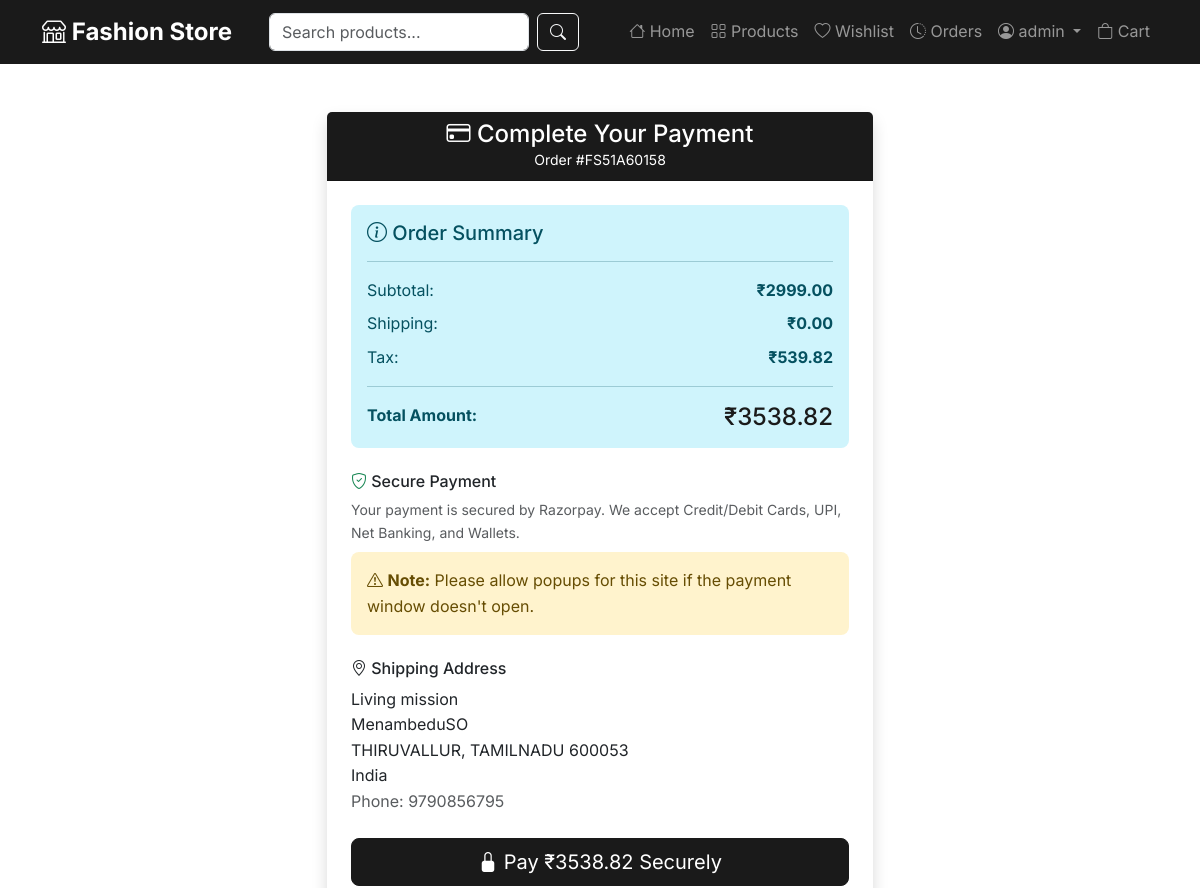
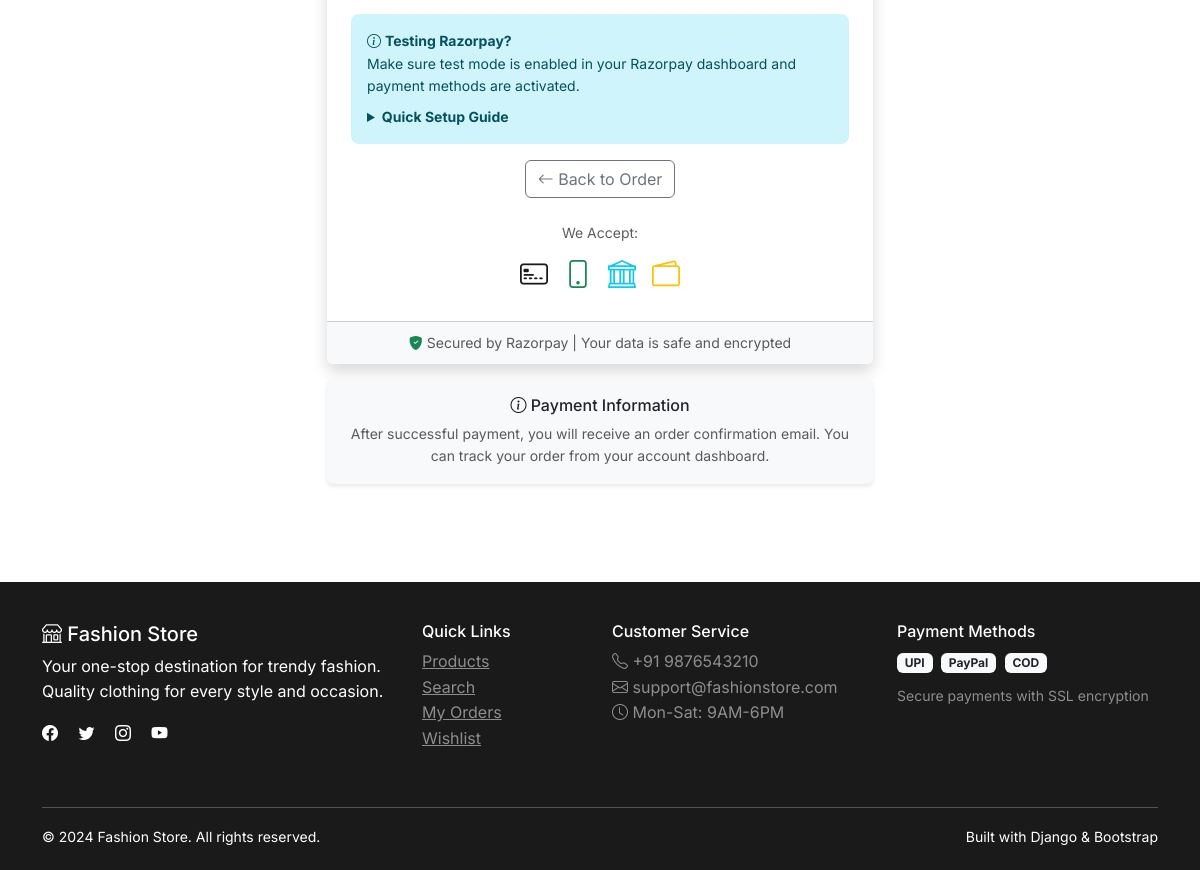
/payment/razorpay/FS51A60158/ (signed in), run on the app's committed database (2 pictures, top to bottom).
### shop/models.py (models this page shows, shortened)
class Order(models.Model):
    STATUS_CHOICES = [
        ('pending', 'Pending'),
        ('processing', 'Processing'),
        ('shipped', 'Shipped'),
        ('delivered', 'Delivered'),
        ('cancelled', 'Cancelled'),
        ('refunded', 'Refunded'),
    ]
    PAYMENT_STATUS_CHOICES = [
        ('pending', 'Pending'),
        ('paid', 'Paid'),
        ('failed', 'Failed'),
        ('refunded', 'Refunded'),
    ]
    PAYMENT_METHOD_CHOICES = [
        ('razorpay', 'Razorpay (UPI)'),
        ('paypal', 'PayPal'),
    ]
    user = models.ForeignKey(User, on_delete=models.CASCADE, related_name='orders')
    order_number = models.CharField(max_length=50, unique=True)
    first_name = models.CharField(max_length=100)
    last_name = models.CharField(max_length=100)
    email = models.EmailField()
    phone = models.CharField(max_length=20)
    address_line_1 = models.CharField(max_length=255)
    address_line_2 = models.CharField(max_length=255, blank=True)
    city = models.CharField(max_length=100)
    state = models.CharField(max_length=100)
    postal_code = models.CharField(max_length=20)
    country = models.CharField(max_length=100, default='India')
    total_amount = models.DecimalField(max_digits=10, decimal_places=2)
    shipping_cost = models.DecimalField(max_digits=10, decimal_places=2, default=0.00)
    tax_amount = models.DecimalField(max_digits=10, decimal_places=2, default=0.00)
    status = models.CharField(max_length=20, choices=STATUS_CHOICES, default='pending')
    payment_status = models.CharField(max_length=20, choices=PAYMENT_STATUS_CHOICES, default='pending')
    payment_method = models.CharField(max_length=20, choices=PAYMENT_METHOD_CHOICES)
    payment_id = models.CharField(max_length=200, blank=True)  # Payment gateway transaction ID
    created_at = models.DateTimeField(auto_now_add=True)
    updated_at = models.DateTimeField(auto_now=True)
    shipped_at = models.DateTimeField(blank=True, null=True)
    delivered_at = models.DateTimeField(blank=True, null=True)
    class Meta:
        ordering = ['-created_at']
    def get_total_cost(self):
        return self.total_amount + self.shipping_cost + self.tax_amount

### shop/views.py (the view)
# urls.py: path('payment/razorpay/<str:order_number>/', views.RazorpayPaymentView.as_view(), name='razorpay_payment'),
class RazorpayPaymentView(LoginRequiredMixin, TemplateView):
    template_name = 'shop/razorpay_payment.html'
    def get_context_data(self, **kwargs):
        context = super().get_context_data(**kwargs)
        order_number = kwargs.get('order_number')
        order = get_object_or_404(Order, order_number=order_number, user=self.request.user)
        client :razorpay.Client = razorpay.Client(auth=(settings.RAZORPAY_KEY_ID, settings.RAZORPAY_KEY_SECRET))
        razorpay_order = client.order.create({
            'amount': int(order.get_total_cost() * 100),  # Amount in paise
            'currency': 'INR',
            'receipt': order.order_number,
            'notes': { "order_id": str(order.id) },
            'payment_capture': '1'
        })
        context.update({
            'order': order,
            'razorpay_order_id': razorpay_order['id'],
            'razorpay_key': settings.RAZORPAY_KEY_ID,
            'amount': int(order.get_total_cost() * 100),
            'currency': 'INR'
        })
        return context

### templates/shop/razorpay_payment.html (shortened to what this page needs)
{% extends 'base.html' %}
{% load static %}
{% load currency_tags %}
{% block content %}
<div class="container py-5">
    <div class="row justify-content-center">
        <div class="col-lg-6">
            <div class="card shadow">
                <div class="card-header bg-primary text-white text-center">
                    <h4 class="mb-0"><i class="bi bi-credit-card"></i> Complete Your Payment</h4>
                    <p class="mb-0 small">Order #{{ order.order_number }}</p>
                </div>
                <div class="card-body p-4">
                    <div class="alert alert-info mb-4">
                        <h5 class="alert-heading"><i class="bi bi-info-circle"></i> Order Summary</h5>
                        <hr>
                        <div class="d-flex justify-content-between mb-2">
                            <span>Subtotal:</span>
                            <strong>{% show_price order.total_amount %}</strong>
                        </div>
                        <div class="d-flex justify-content-between mb-2">
                            <span>Shipping:</span>
                            <strong>{% show_price order.shipping_cost|default:"0.00" %}</strong>
                        </div>
                        <div class="d-flex justify-content-between mb-2">
                            <span>Tax:</span>
                            <strong>{% show_price order.tax_amount|default:"0.00" %}</strong>
                        </div>
                        <hr>
                        <div class="d-flex justify-content-between">
                            <strong>Total Amount:</strong>
                            <h4 class="text-primary mb-0">{% show_price order.get_total_cost %}</h4>
                        </div>
                    </div>
                    <div class="mb-4">
                        <h6><i class="bi bi-shield-check text-success"></i> Secure Payment</h6>
                        <p class="text-muted small mb-2">
                            Your payment is secured by Razorpay. We accept Credit/Debit Cards, UPI, Net Banking, and Wallets.
                        </p>
                        <div class="alert alert-warning alert-sm">
                            <i class="bi bi-exclamation-triangle"></i> <strong>Note:</strong> Please allow popups for this site if the payment window doesn't open.
                        </div>
                    </div>
                    <div class="mb-4">
                        <h6><i class="bi bi-geo-alt"></i> Shipping Address</h6>
                        <p class="mb-0">
                            {{ order.first_name }} {{ order.last_name }}<br>
                            {{ order.address_line_1 }}<br>
                            {{ order.city }}, {{ order.state }} {{ order.postal_code }}<br>
                            {{ order.country }}<br>
                            <span class="text-muted">Phone: {{ order.phone }}</span>
                        </p>
                    </div>
                    <div class="d-grid gap-2 mb-3">
                        <button id="razorpay-btn" class="btn btn-primary btn-lg">
                            <i class="bi bi-lock-fill"></i> Pay {% show_price order.get_total_cost %} Securely
                        </button>
                    </div>
                    <div class="alert alert-info small mb-3">
                        <i class="bi bi-info-circle"></i> <strong>Testing Razorpay?</strong>
                        <p class="mb-2">Make sure test mode is enabled in your Razorpay dashboard and payment methods are activated.</p>
                        <details class="mt-2">
                            <summary class="cursor-pointer"><strong>Quick Setup Guide</strong></summary>
                        </details>
                    </div>
                    <div class="text-center">
                        <a href="{% url 'shop:order_detail' order.order_number %}" class="btn btn-outline-secondary">
                            <i class="bi bi-arrow-left"></i> Back to Order
                        </a>
                    </div>
                    <div class="mt-4 text-center">
                        <p class="text-muted small mb-2">We Accept:</p>
                        <div class="d-flex justify-content-center gap-3 flex-wrap">
                            <i class="bi bi-credit-card-2-front fs-3 text-primary" title="Credit/Debit Cards"></i>
                            <i class="bi bi-phone fs-3 text-success" title="UPI"></i>
                            <i class="bi bi-bank fs-3 text-info" title="Net Banking"></i>
                            <i class="bi bi-wallet2 fs-3 text-warning" title="Wallets"></i>
                        </div>
                    </div>
                </div>
                <div class="card-footer bg-light text-center">
                    <small class="text-muted">
                        <i class="bi bi-shield-fill-check text-success"></i>
                        Secured by Razorpay | Your data is safe and encrypted
                    </small>
                </div>
            </div>
            <div class="card mt-3 border-0 bg-light">
                <div class="card-body text-center">
                    <h6><i class="bi bi-info-circle text-primary"></i> Payment Information</h6>
                    <p class="small text-muted mb-0">
                        After successful payment, you will receive an order confirmation email.
                        You can track your order from your account dashboard.
                    </p>
                </div>
            </div>
        </div>
    </div>
</div>
{% endblock %}

### templates/base.html (shortened to what this page needs)
<!DOCTYPE html>
<html lang="en" prefix="og: http://ogp.me/ns#">
<head>
    <meta property="og:image" content="{% block og_image %}{{ request.scheme }}://{{ request.get_host }}{% load static %}{% static 'images/og-image.jpg' %}{% endblock %}">
    <meta property="twitter:image" content="{% block twitter_image %}{{ request.scheme }}://{{ request.get_host }}{% load static %}{% static 'images/twitter-image.jpg' %}{% endblock %}">
    <link href="https://cdn.jsdelivr.net/npm/bootstrap@5.3.0/dist/css/bootstrap.min.css" rel="stylesheet">
    <link rel="stylesheet" href="https://cdn.jsdelivr.net/npm/bootstrap-icons@1.11.0/font/bootstrap-icons.css">
</head>
<body>
    <nav class="navbar navbar-expand-lg navbar-dark bg-primary sticky-top">
        <div class="container">
            <a class="navbar-brand" href="{% url 'shop:home' %}">
                <i class="bi bi-shop"></i> Fashion Store
            </a>
            <div class="collapse navbar-collapse" id="navbarNav">
                <form class="d-flex search-form mx-auto" method="get" action="{% url 'shop:product_search' %}">
                    <input class="form-control me-2" type="search" name="query" placeholder="Search products..."
                           value="{{ request.GET.query }}">
                    <button class="btn btn-outline-light" type="submit">
                        <i class="bi bi-search"></i>
                    </button>
                </form>
                <ul class="navbar-nav ms-auto">
                    <li class="nav-item">
                        <a class="nav-link" href="{% url 'shop:home' %}">
                            <i class="bi bi-house"></i> Home
                        </a>
                    </li>
                    <li class="nav-item">
                        <a class="nav-link" href="{% url 'shop:product_list' %}">
                            <i class="bi bi-grid"></i> Products
                        </a>
                    </li>
                    {% if user.is_authenticated %}
                        <li class="nav-item">
                            <a class="nav-link" href="{% url 'shop:wishlist' %}">
                                <i class="bi bi-heart"></i> Wishlist
                            </a>
                        </li>
                        <li class="nav-item">
                            <a class="nav-link" href="{% url 'shop:order_history' %}">
                                <i class="bi bi-clock-history"></i> Orders
                            </a>
                        </li>
                        <li class="nav-item dropdown">
                            <a class="nav-link dropdown-toggle" href="#" role="button" data-bs-toggle="dropdown">
                                <i class="bi bi-person-circle"></i> {{ user.get_full_name|default:user.username }}
                            </a>
                        </li>
                    {% endif %}
                    <li class="nav-item">
                        <a class="nav-link position-relative" href="{% url 'shop:cart_detail' %}">
                            <i class="bi bi-bag"></i> Cart
                        </a>
                    </li>
                </ul>
            </div>
        </div>
    </nav>
    <main>
        {% block content %}{% endblock %}
    </main>
    <footer class="footer">
        <div class="container">
            <div class="row">
                <div class="col-md-4 mb-4">
                    <h5><i class="bi bi-shop"></i> Fashion Store</h5>
                    <p>Your one-stop destination for trendy fashion. Quality clothing for every style and occasion.</p>
                    <div class="social-links">
                        <a href="#" class="text-white me-3"><i class="bi bi-facebook"></i></a>
                        <a href="#" class="text-white me-3"><i class="bi bi-twitter"></i></a>
                        <a href="#" class="text-white me-3"><i class="bi bi-instagram"></i></a>
                        <a href="#" class="text-white"><i class="bi bi-youtube"></i></a>
                    </div>
                </div>
                <div class="col-md-2 mb-4">
                    <h6>Quick Links</h6>
                    <ul class="list-unstyled">
                        <li><a href="{% url 'shop:product_list' %}" class="text-white-50">Products</a></li>
                        <li><a href="{% url 'shop:product_search' %}" class="text-white-50">Search</a></li>
                        {% if user.is_authenticated %}
                            <li><a href="{% url 'shop:order_history' %}" class="text-white-50">My Orders</a></li>
                            <li><a href="{% url 'shop:wishlist' %}" class="text-white-50">Wishlist</a></li>
                        {% endif %}
                    </ul>
                </div>
                <div class="col-md-3 mb-4">
                    <h6>Customer Service</h6>
                    <ul class="list-unstyled">
                        <li class="text-white-50"><i class="bi bi-telephone"></i> +91 9876543210</li>
                        <li class="text-white-50"><i class="bi bi-envelope"></i> support@fashionstore.com</li>
                        <li class="text-white-50"><i class="bi bi-clock"></i> Mon-Sat: 9AM-6PM</li>
                    </ul>
                </div>
                <div class="col-md-3 mb-4">
                    <h6>Payment Methods</h6>
                    <div class="payment-methods">
                        <span class="badge bg-light text-dark me-1">UPI</span>
                        <span class="badge bg-light text-dark me-1">PayPal</span>
                        <span class="badge bg-light text-dark">COD</span>
                    </div>
                    <div class="mt-2">
                        <small class="text-white-50">Secure payments with SSL encryption</small>
                    </div>
                </div>
            </div>
            <hr class="border-light">
            <div class="row">
                <div class="col-md-6">
                    <small>&copy; 2024 Fashion Store. All rights reserved.</small>
                </div>
                <div class="col-md-6 text-end">
                    <small>Built with Django & Bootstrap</small>
                </div>
            </div>
        </div>
    </footer>
</body>
</html>

### data on the page
Order: order_number "FS51A60158", total_amount "₹2999.00", shipping_cost "₹0.00", tax_amount "₹539.82", total_amount+shipping_cost+tax_amount "₹3538.82", first_name "Living", last_name "mission", address_line_1 "MenambeduSO", city "THIRUVALLUR", state "TAMILNADU", postal_code "600053", country "India", phone "9790856795"

### other printed values
{{ user.get_full_name|default:user.username }} "admin"
